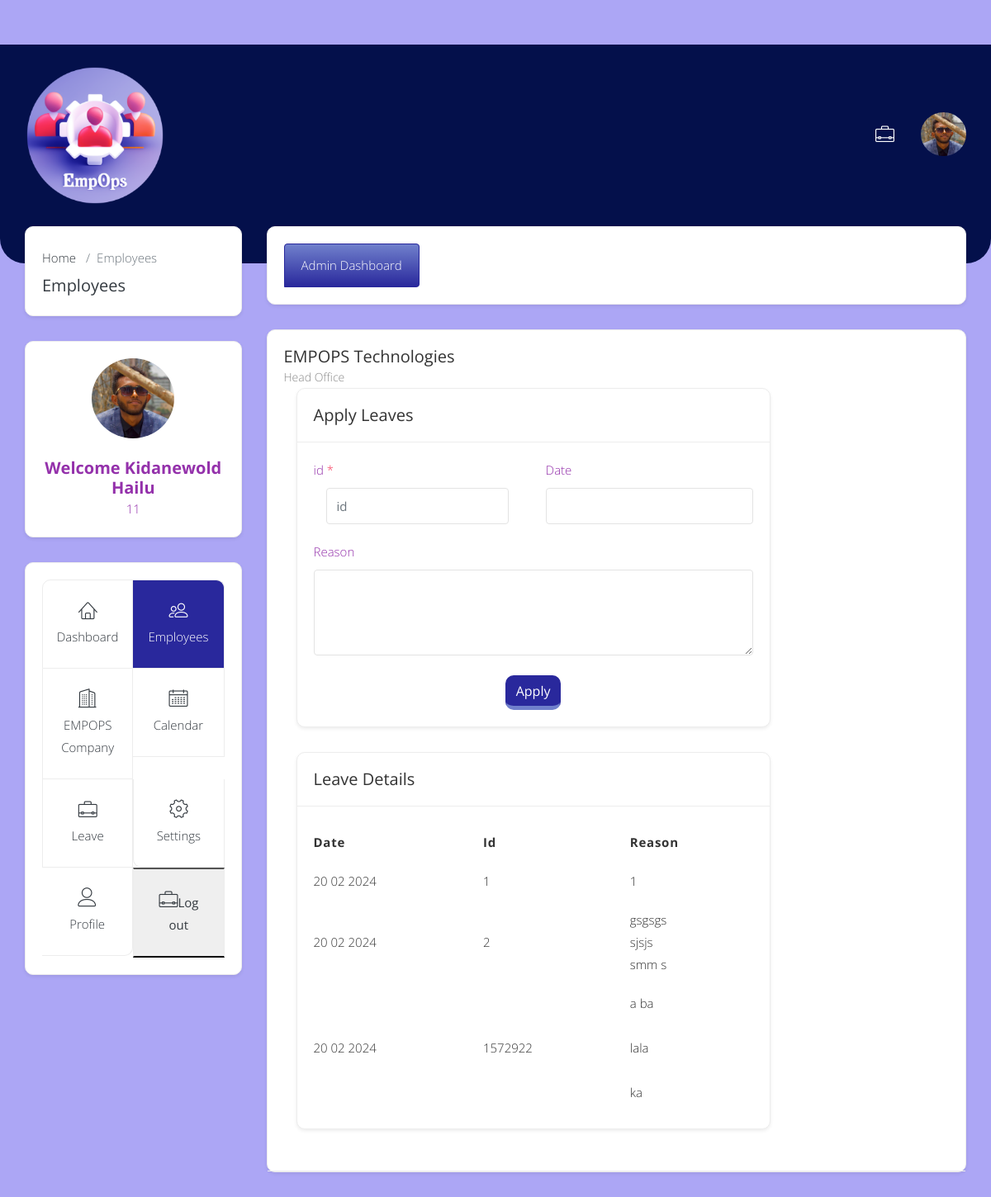
The app's page /leave.php (signed in) with its own data.
### tables this page shows
CREATE TABLE `company` (
  `r_n` varchar(15) NOT NULL,
  `i_date` varchar(50) NOT NULL,
  `vat` varchar(20) NOT NULL,
  `address` text NOT NULL,
  `phone` int(15) NOT NULL,
  `name` varchar(255) NOT NULL,
  `email` varchar(50) NOT NULL,
  `web` varchar(60) NOT NULL
);

CREATE TABLE `le` (
  `date` varchar(20) NOT NULL,
  `id` int(20) NOT NULL,
  `reason` text NOT NULL
);

### leave.php (the view)
<?php
require 'side.php';
echo'<div class="card ctm-border-radius shadow-sm grow">
									<div class="card-header">
										<div class="d-inline-block">
											<h4 class="card-title mb-0">'.$row_com['name'].'</h4>
											<p class="mb-0 ctm-text-sm">Head Office</p>
										</div>
						<div class="col-xl-9 col-lg-8 col-md-12">
							<div class="row">
								<div class="col-md-12">
									<div class="card ctm-border-radius shadow-sm grow">
										<div class="card-header">
											<h4 class="card-title mb-0">Apply Leaves</h4>
										</div>
										<div class="card-body">
													<form method="post" action="process.php">
												<div class="row">
													<div class="col-sm-6">
														<div class="form-group">
															<label>
															id
															<span class="text-danger">*</span>
															</label>
															<div class="col-12 form-group">
																<input type="id" name="id" class="form-control" placeholder="id">
															</div>
														</div>
													</div>
													<div class="col-sm-6 leave-col">
														<div class="form-group">
															<label>Date</label>
															<input type="text" class="form-control" name="date">
														</div>
													</div>
												</div>
												<div class="row">
													<div class="col-sm-12">
														<div class="form-group mb-0">
															<label>Reason</label>
															<textarea class="form-control" cos="40" rows=4 name="reason"></textarea>
														</div>
													</div>
												</div>
												<div class="text-center">
													<button type="submit" class="btn btn-theme button-1 text-white ctm-border-radius mt-4" name="apply">Apply</button>
												</div>
										</div>
									</div>
											</form>
								</div>
								<div class="col-md-12">
									<div class="card ctm-border-radius shadow-sm grow">
										<div class="card-header">
											<h4 class="card-title mb-0">Leave Details</h4>
										</div>
										<div class="card-body">
											<div class="employee-office-table">
												<div class="table-responsive">
													<table class="table custom-table mb-0">
														<thead>
															<tr>
																<th>Date</th>
																<th>Id</th>
																<th>Reason</th>
															</tr>
														</thead>
														<tbody>';
                                                    $select="SELECT * FROM le";
                                                    $query=mysqli_query($conn,$select) or die(mysqli_error($conn));
                                                    if(mysqli_num_rows($query)>0){
                                                    	while ($row=mysqli_fetch_assoc($query)) {
															echo'<tr>
																<td>'.$row['date'].'</td>
																<td>'.$row['id'].'</td>
																<td>'.nl2br($row['reason']).'</td>
															</tr>';
														}}
														echo'</tbody>
													</table>
												</div>
											</div>
										</div>
									</div>
								</div>
		</div>
		<div class="sidebar-overlay" id="sidebar_overlay"></div>
		<div class="modal fade" id="delete">
			<div class="modal-dialog modal-dialog-centered">
				<div class="modal-content">
					<div class="modal-body">
						<button type="button" class="close" data-dismiss="modal">&times;</button>
						<h4 class="modal-title mb-3">Are You Sure Want to Delete?</h4>
						<button type="button" class="btn btn-danger ctm-border-radius text-white text-center mb-2 mr-3" data-dismiss="modal">Cancel</button>
						<button type="button" class="btn btn-theme ctm-border-radius text-white text-center mb-2 button-1" data-dismiss="modal">Delete</button>
					</div>
				</div>
			</div>
		</div>
		<script src="assets/js/jquery-3.2.1.min.js"></script>
		<script src="assets/js/popper.min.js"></script>
		<script src="assets/js/bootstrap.min.js"></script>
		<script src="assets/plugins/select2/select2.min.js"></script>
		<script src="assets/plugins/select2/moment.min.js"></script>
		<script src="assets/js/bootstrap-datetimepicker.min.js"></script>
		<script src="assets/plugins/theia-sticky-sidebar/ResizeSensor.js"></script>
		<script src="assets/plugins/theia-sticky-sidebar/theia-sticky-sidebar.js"></script>
		<script src="assets/js/script.js"></script>
	</body>
</html>';
?>

### side.php (shortened to what this page needs)
<?php
require 'assets\conn.php';
$id=$_SESSION['admin_id'];
$select="SELECT * FROM admin WHERE id ='$id'";
$query=mysqli_query($conn,$select) or die(mysqli_error($conn));
if(mysqli_num_rows($query)>0){
	$row=mysqli_fetch_assoc($query);
}
$com="SELECT * FROM company";
$com_query=mysqli_query($conn,$com) or die(mysqli_error($conn));
$row_com=mysqli_fetch_assoc($com_query);
echo'<!DOCTYPE html>
<html lang="en">
	<head>
		<link rel="stylesheet" href="assets/css/bootstrap.min.css">
		<link rel="stylesheet" href="assets/css/lnr-icon.css">
        <link rel="stylesheet" href="assets/css/font-awesome.min.css">
		<link rel="stylesheet" href="assets/css/style.css">
	</head>
	<body>
	<br>
	<br>
		<div class="inner-wrapper">
<header class="header">
    <div class="top-header-section">
        <div class="container-fluid">
            <div class="row align-items-center">
                <div class="col-lg-3 col-md-3 col-sm-3 col-6">
                    <div class="logo my-3 my-sm-0">
                        <a href="index.html">
                            <img src="assets/img/empops.png" alt="logo image" class="img-fluid" width="100">
                        </a>
                    </div>
                </div>
                <div class="col-lg-9 col-md-9 col-sm-9 col-6 text-right">
                    <div class="user-block d-none d-lg-block">
                        <div class="row align-items-center">
                            <div class="col-lg-12 col-md-12 col-sm-12">
                                <div class="user-notification-block align-right d-inline-block">
                                    <ul class="list-inline m-0">
                                        <li class="list-inline-item" data-toggle="tooltip" data-placement="top"
                                            title="" data-original-title="Details">
                                            <a href="detail-own.php"
                                                class="font-23 menu-style text-white align-middle">
                                                <span class="lnr lnr-briefcase position-relative"></span>
                                            </a>
                                        </li>
                                    </ul>
                                </div>
                                <div class="user-info align-right dropdown d-inline-block header-dropdown">
                                    <a href="javascript:void(0)" data-toggle="dropdown"
                                        class=" menu-style dropdown-toggle">
                                        <div class="user-avatar d-inline-block">
                                            <img src="assets/img/nati.jpg" alt="user avatar"
                                                class="rounded-circle img-fluid" width="55">
                                        </div>
                                    </a>
                                </div>
                            </div>
                        </div>
                    </div>
                </div>
            </div>
        </div>
    </div>
</header>
			<div class="page-wrapper">
				<div class="container-fluid">
					<div class="row">
						<div class="col-xl-3 col-lg-4 col-md-12 theiaStickySidebar">
							<aside class="sidebar sidebar-user">
								<div class="card ctm-border-radius shadow-sm grow">
									<div class="card-body py-4">
										<div class="row">
											<div class="col-md-12 mr-auto text-left">
												<div class="custom-search input-group">
													<div class="custom-breadcrumb">
														<ol class="breadcrumb no-bg-color d-inline-block p-0 m-0 mb-2">
															<li class="breadcrumb-item d-inline-block"><a href="admin-dashboard.php" class="text-dark">Home</a></li>
															<li class="breadcrumb-item d-inline-block active">Employees</li>
														</ol>
														<h4 class="text-dark">Employees</h4>
													</div>
												</div>
											</div>
										</div>
									</div>
								</div>
								<div class="user-card card shadow-sm bg-white text-center ctm-border-radius grow">
									<div class="user-info card-body">
										<div class="user-avatar mb-4">
											<img src="images/'.$row['file_name'].'" alt="User Avatar" class="img-fluid rounded-circle" width="100">
										</div>
										<div class="user-details">
											<h4><b>Welcome '.$row['name'].'</b></h4>
											<p>'.$_SESSION['admin_id'].'</p>
										</div>
									</div>
								</div>
								<div class="sidebar-wrapper d-lg-block d-md-none d-none">
									<div class="card ctm-border-radius shadow-sm grow border-none">
										<div class="card-body">
											<div class="row no-gutters">
												<div class="col-6 align-items-center text-center">
													<a href="admin-dashboard.php" class=" text-dark p-4 first-slider-btn ctm-border-right ctm-border-left ctm-border-top"><span class="lnr lnr-home pr-0 pb-lg-2 font-23"></span><span class="">Dashboard</span></a>
												</div>
												<div class="col-6 align-items-center shadow-none text-center">
													<a href="employees.php" class="text-white active p-4 second-slider-btn ctm-border-right ctm-border-top"><span class="lnr lnr-users pr-0 pb-lg-2 font-23"></span><span class="">Employees</span></a>
												</div>
												<div class="col-6 align-items-center shadow-none text-center">
													<a href="company-admin.php" class="text-dark p-4 ctm-border-right ctm-border-left"><span class="lnr lnr-apartment pr-0 pb-lg-2 font-23"></span><span class="">EMPOPS Company</span></a>
												</div>
												<div class="col-6 align-items-center shadow-none text-center">
													<a href="calendar-admin.php" class="text-dark p-4 ctm-border-right"><span class="lnr lnr-calendar-full pr-0 pb-lg-2 font-23"></span><span class="">Calendar</span></a>
												</div>
												<div class="col-6 align-items-center shadow-none text-center">
													<a href="leave.php" class="text-dark p-4 ctm-border-right ctm-border-left"><span class="lnr lnr-briefcase pr-0 pb-lg-2 font-23"></span><span class="">Leave</span></a>
												</div>
												<div class="col-6 align-items-center shadow-none text-center">
													<a href="setting-admin.php" class="text-dark p-4 last-slider-btn1 ctm-border-right ctm-border-left"><span class="lnr lnr-cog pr-0 pb-lg-2 font-23"></span><span class="">Settings</span></a>
												</div>
												<div class="col-6 align-items-center shadow-none text-center">
													<a href="detail-own.php" class="text-dark p-4 last-slider-btn ctm-border-right"><span class="lnr lnr-user pr-0 pb-lg-2 font-23"></span><span class="">Profile</span></a>
												</div>
												<div class="col-6 align-items-center shadow-none text-center">
												<form method=post action"side_employee.php">
													<button type="submit" name="logout" class="text-dark p-4 ctm-border-right ctm-border-left"><span class="lnr lnr-briefcase pr-0 pb-lg-2 font-23"></span><span class="">Log out</span></a>										</form>
													</div>
											</div>
										</div>
									</div>
								</div>
							</aside>
						</div><div class="col-xl-9 col-lg-8  col-md-12">
						<div class="quicklink-sidebar-menu ctm-border-radius shadow-sm bg-white card grow">
							<div class="card-body">
								<ul class="list-group list-group-horizontal-lg">
									<li class="list-group-item text-center active button-5"><a href="admin-dashboard.php"
											class="text-white">Admin Dashboard</a></li>
								</ul>
							</div>
						</div>';
					?>

### records on screen
company: name "EMPOPS Technologies"
le: date "20 02 2024", id "1", reason "1"
le: date "20 02 2024", id "2", reason "gsgsgs sjsjs smm s"
le: date "20 02 2024", id "1572922", reason "a ba lala ka"

### other values on screen
$row['name'] "Kidanewold Hailu"
$_SESSION['admin_id'] "11"
